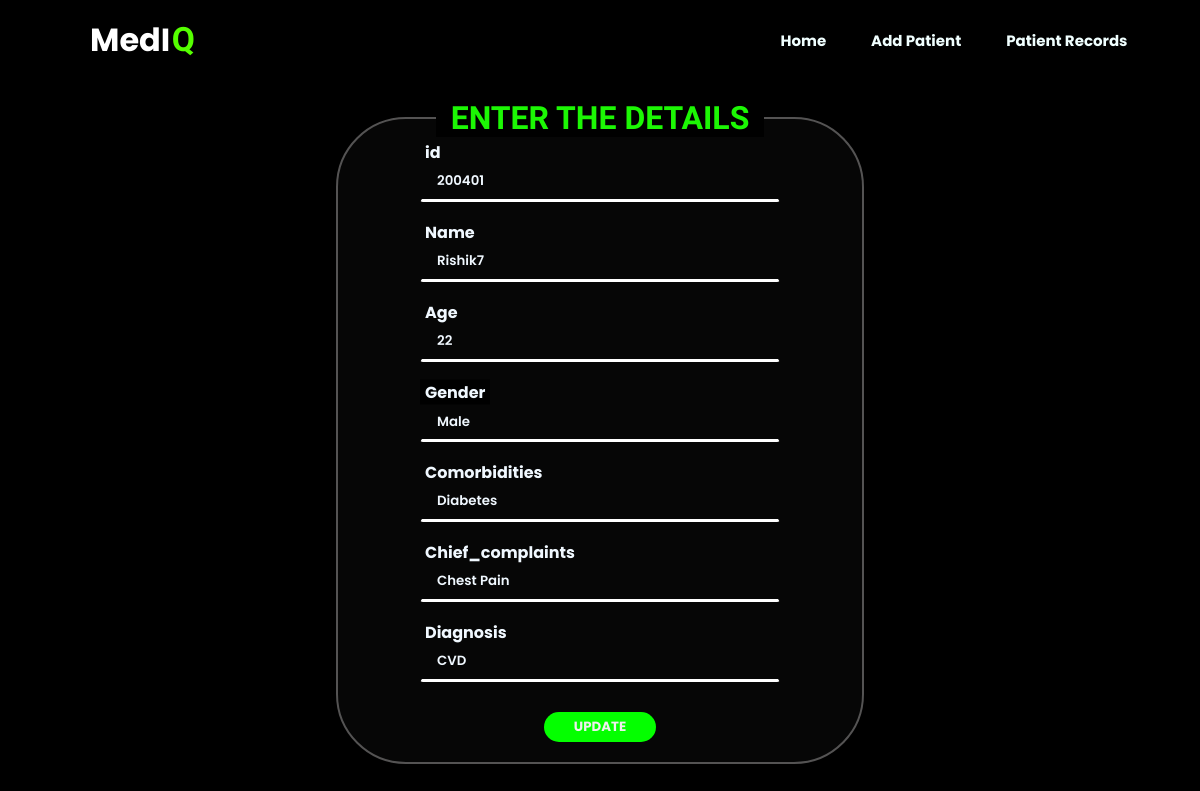
Page /update/200401 on the committed database.
### tables this page shows
CREATE TABLE patients 
                 (id integer primary key autoincrement,
                 name text not null,
                 age integer,
                 gender text,
                 comorbidities text,
                 chief_complaints text,
                 diagnosis text);

### pt.py (the view, shortened to what this page needs)
@app.route('/update/<int:id>',methods=['POST','GET'])
def update(id):
    if request.method=="GET":
        conn=conn_db()
        patient=conn.execute('select * from patients where id= ?',(id,)).fetchone()
        return render_template('update.html',patient=patient)

### pt.py (called while the page is built)
def conn_db():
    con=sql.connect(my_database)
    con.row_factory= sql.Row
    return con

### sample EHR/templates/update.html (shortened to what this page needs)
<!DOCTYPE html>
<html lang="en">
<head>
</head>
<body>
    <nav>
        <h3 class="hnav">
             MedI<span class="q">Q</span>
        </h3>
        <div class="atag">
            <a href="{{url_for('home')}}">Home</a>
            <a href="/create">Add Patient</a>
            <a href="/patient">Patient Records</a>
        </div>
    </nav>
    <div class="container">
        <form  method="post" class="main">
            <h3 class="heading">ENTER THE DETAILS</h3>
            <div class="input-group">
                <input type="number" name="id" id="id" value="{{patient.id}}" class="remove" required>
                <label for="id">id</label>
            </div>
            <div class="input-group">
                <input type="name" name="name" id="name" value="{{patient.name}}" required>
                <label for="name">Name</label>
            </div>
            <div class="input-group">
                <input type="number" name="age" id="age" value="{{patient.age}}" class="remove" required>
                <label for="age">Age</label>
            </div>
            <div class="input-group">
                <select name="gender" id="gender" required>
                    <option value="male" {% if patient.gender =='male' %}selected{% endif %}>Male</option>
                </select>
                <label for="gender">Gender</label>
            </div>
            <div class="input-group">
                <input type="text" name="comorbidities" id="comorbidities" value="{{patient.comorbidities}}" required>
                <label for="comorbidities">Comorbidities</label>
            </div>
            <div class="input-group">
                <input type="text" name="chief_complaints" id="chief_complaints" value="{{patient.chief_complaints}}" required>
                <label for="chief_complaints">Chief_complaints</label>
            </div>
            <div class="input-group">
                <input type="text" name="diagnosis" id="diagnosis" value="{{patient.diagnosis}}" required>
                <label for="diagnosis">Diagnosis</label>
            </div>
            <button type="submit">Update</button>
        </form>
    </div>
</body>
</html>

### sample EHR/templates/update.html (style rules this page uses)
* { margin: 0; padding: 0; box-sizing: border-box; }
body { height:100vh; background-color: black; display: flex; align-items: center; justify-content: center; }
nav { display: flex; justify-content: space-between; align-items: center; height:60px; padding: 10px 100px; position:fixed; top: 0; left: 0; right: 0; margin:10px 10px 0 10px; border-radius: 10px; backdrop-filter: blur(10px); overflow: hidden; }
.container { margin-top:80px; width: 100%; min-height:calc(100vh - 60px); display: flex; justify-content: center; align-items: center; }
.hnav { font-size:2rem; font-family:'poppins'; color: rgb(255, 255, 255); margin-left: -20px; }
.q { color: #55ff00; font-family:rowdies; font-size: 2.1rem; margin-left: 1.5px; }
.atag { display: flex; justify-content: space-around; align-items: center; width:40%; height: 100%; margin-right: -60px; }
a { color: azure; text-decoration: none; font-family:poppins; font-size: 15px; font-weight: 700; position: relative; transition: transform 1s ease; }
a::before { content: ''; position: absolute; top: 100%; left: 0; height: 2px; border: none; border-radius: 10px; background-color:rgb(29, 246, 5); }
.main { margin:25px; width: 44%; height:80%; padding: 20px; display: flex; flex-direction: column; justify-content: center; align-items: center; border: 2px solid rgb(84, 83, 83); background: rgba(63, 63, 63, 0.1);; backdrop-filter:blur(10px); border-radius: 70px; }
.heading { color: rgb(28, 247, 4); background-color: black; font-size: 2rem; padding: 0 15px; font-family:rowdies; margin:-40px 0 5px 0; }
.input-group { margin: 20px 0; position: relative; }
.input-group label { position: absolute; transform: translateY(-50%); top:50%; left:0px; padding: 0 5px; color: aliceblue; font-family:poppins; font-weight: 700; pointer-events:none; transition: .5s; }
.input-group input,select { color: aliceblue; width: 360px; height: 40px; padding: 0 15px; font-weight: 600; font-family:poppins; outline: none; border: 2px solid transparent; border-radius: 3px; background-color:transparent; border-bottom: 3px solid white; }
.input-group select { -webkit-appearance: none; }
.input-group input:focus ~ label, .input-group input:valid ~ label { top:-10px; left: 0; background-color:transparent; transition: .5s ease; }
.input-group select:focus ~ label, .input-group select:valid ~ label { top:-10px; background-color:black; transition: .5s ease; }
input:valid { outline: none; background-color:transparent; }
select:valid { outline: none; background-color:transparent; }
.input-group option { color: white; font-size: 16px; background-color: black; border-radius: 20px; }
button { margin-top: 10px; text-transform: uppercase; padding: 5px 30px; border:none; border-radius:20px; color: rgb(239, 239, 239); font-family:poppins; font-weight: 700; background-color:rgb(4, 255, 0); transition: transform 1s ease; }

### rows in the picture
patients: id "200401", name "Rishik7", age "22", gender "Male", comorbidities "Diabetes", chief_complaints "Chest Pain", diagnosis "CVD"
